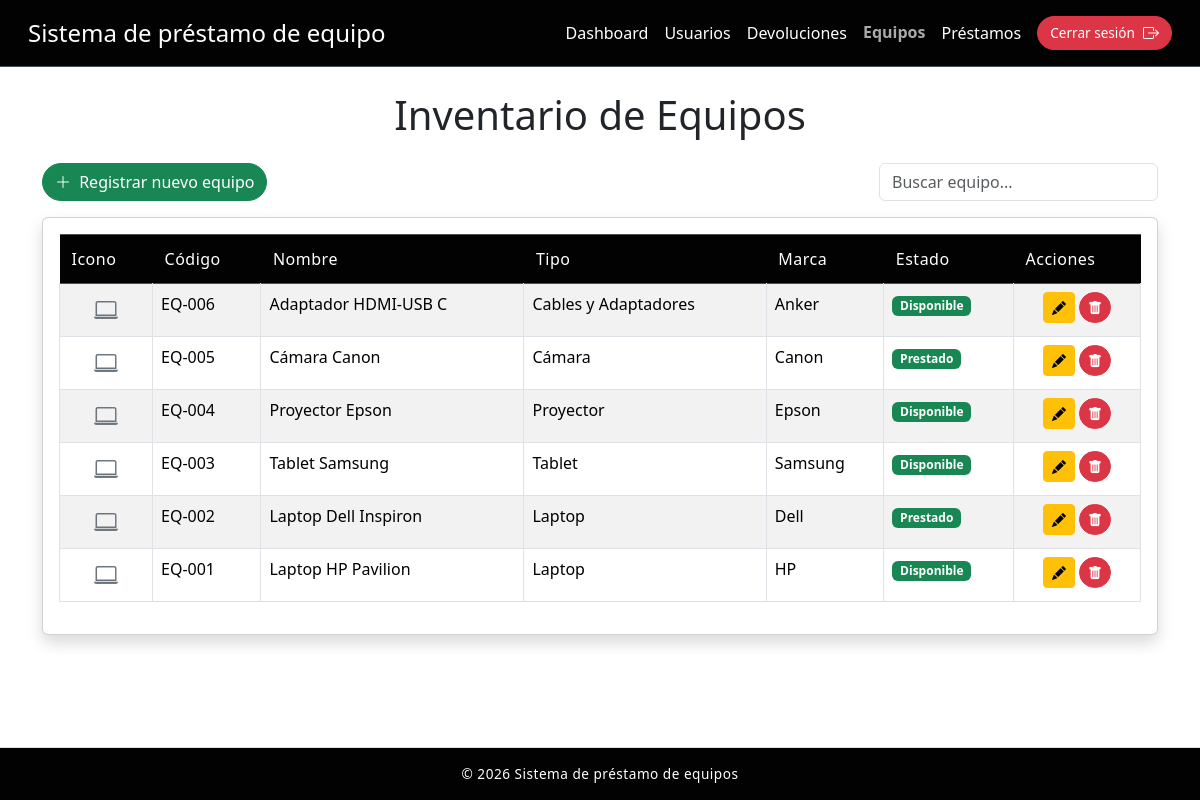
The app's page /index.php?action=equipos (signed in), older data.
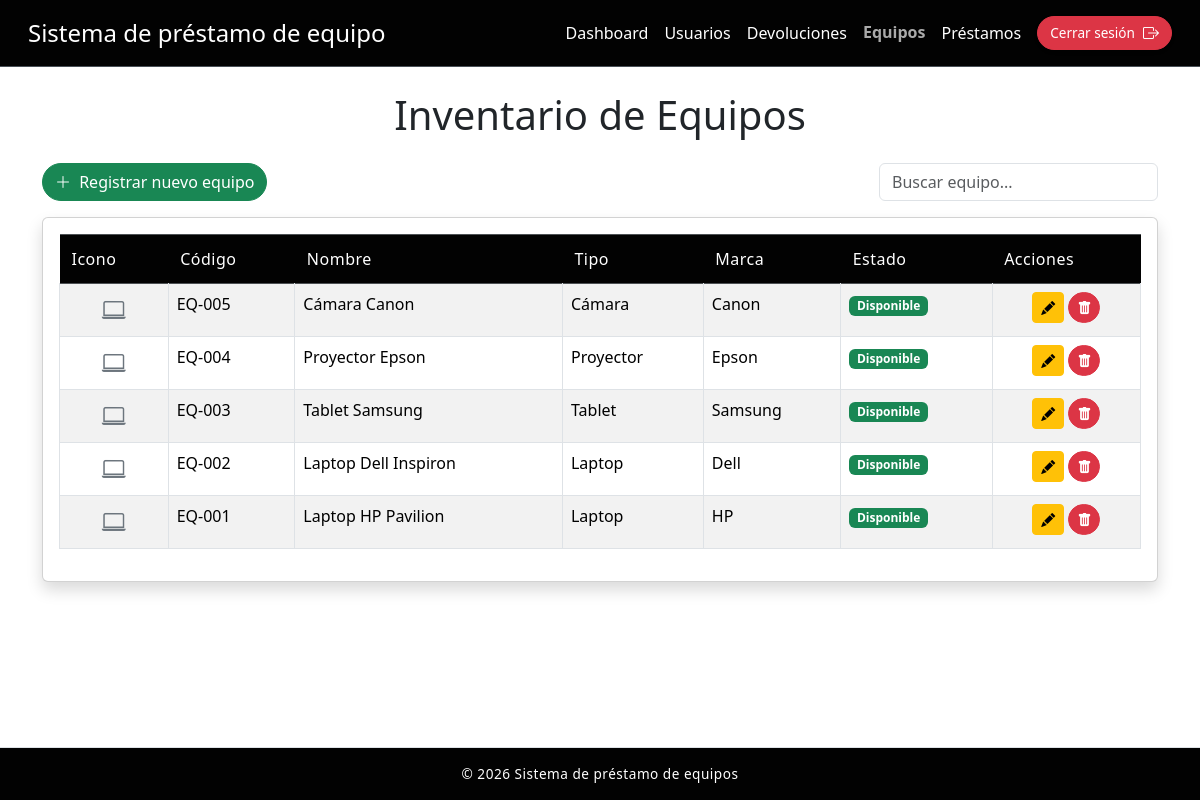
The same page, newer data.
### tables this page shows
CREATE TABLE Equipos_Inventario (
    id_equipo         INT          NOT NULL AUTO_INCREMENT,
    codigo_inventario VARCHAR(50)  NOT NULL UNIQUE,
    nombre            VARCHAR(50)  NOT NULL,
    marca             VARCHAR(50),
    marcamodelo       VARCHAR(50),
    numero_serie      VARCHAR(50),
    id_categoria      INT          NOT NULL,
    estado            VARCHAR(50)  NOT NULL DEFAULT 'disponible',
    PRIMARY KEY (id_equipo),
    CONSTRAINT fk_equipo_categoria FOREIGN KEY (id_categoria) 
        REFERENCES Categoria (id_categoria)
);

CREATE TABLE Categoria (
    id_categoria INT          NOT NULL AUTO_INCREMENT,
    nombre       VARCHAR(50) NOT NULL,
    PRIMARY KEY (id_categoria)
);

### controllers/EquipoController.php (called while the page is built, shortened)
<?php
require_once __DIR__ . '/../models/EquipoModel.php';
class EquipoController {
    private EquipoModel $model;
    public function __construct() {
        $this->model = new EquipoModel();
    }
    public function index(): void {
        $equipos = $this->model->obtenerTodos();
        require __DIR__ . '/../views/equipos.php';
    }
}

### config/database.php (called while the page is built, shortened)
<?php
class Database {
    private $host = "db";
    private $db   = "prestamos_db";
    private $user = "appuser";
    private $pass = "apppass";
    public function connect() {
        $conn = new mysqli($this->host, $this->user, $this->pass, $this->db);
        return $conn;
    }
}

### models/EquipoModel.php (called while the page is built, shortened)
<?php
require_once __DIR__ . '/../config/database.php';
class EquipoModel {
    private mysqli $conn;
    public function __construct() {
        $db = new Database();
        $this->conn = $db->connect();
    }
    public function obtenerTodos(): array {
        $sql = "SELECT
                    e.id_equipo,
                    e.codigo_inventario,
                    e.nombre,
                    e.marca,
                    e.marcamodelo,
                    e.numero_serie,
                    e.estado,
                    c.id_categoria,
                    c.nombre AS categoria
                FROM Equipos_Inventario e
                INNER JOIN Categoria c ON e.id_categoria = c.id_categoria
                WHERE e.estado != 'inactivo'
                ORDER BY e.id_equipo DESC";
        $result = $this->conn->query($sql);
        return $result ? $result->fetch_all(MYSQLI_ASSOC) : [];
    }
}

### views/equipos.php (the view, shortened to what the changed rows need)
<!DOCTYPE html>
<html lang="es">
<head>
    <link rel="stylesheet" href="public/css/styles.css">
    <link href="https://cdn.jsdelivr.net/npm/bootstrap@5.3.2/dist/css/bootstrap.min.css" rel="stylesheet">
    <link href="https://cdn.jsdelivr.net/npm/bootstrap-icons@1.11.3/font/bootstrap-icons.css" rel="stylesheet">
</head>
<body>
<header>
    <nav class="navbar bg-dark border-bottom border-body p-3" data-bs-theme="dark">
        <div class="container-fluid d-flex justify-content-between align-items-center">
            <h1 class="h4 text-white m-0">Sistema de préstamo de equipo</h1>
        </div>
    </nav>
</header>
<main class="container mt-4">
    <h1 class="text-center mb-4">Inventario de Equipos</h1>
    <div class="card shadow">
        <div class="card-body">
            <div class="table-responsive">
                <table class="table table-striped table-bordered">
                    <thead class="table-dark">
                        <tr>
                            <th>Icono</th>
                            <th>Código</th>
                            <th>Nombre</th>
                            <th>Tipo</th>
                            <th>Marca</th>
                            <th>Estado</th>
                            <th>Acciones</th>
                        </tr>
                    </thead>
                    <tbody id="tablaEquipos">
                        <?php if (empty($equipos)): ?>
                            <tr><td colspan="7" class="text-center py-4">No hay equipos registrados.</td></tr>
                        <?php else: ?>
                            <?php foreach ($equipos as $equipo): ?>
                            <tr>
                                <td class="text-center">
                                    <i class="bi bi-laptop fs-4 text-secondary"></i>
                                </td>
                                <td><?= htmlspecialchars($equipo['codigo_inventario']) ?></td>
                                <td><?= htmlspecialchars($equipo['nombre']) ?></td>
                                <td><?= htmlspecialchars($equipo['categoria']) ?></td>
                                <td><?= htmlspecialchars($equipo['marca']) ?></td>
                                <td><span class="badge bg-success"><?= ucfirst($equipo['estado']) ?></span></td>
                                <td class="text-center">
                                    <a href="index.php?action=editar_equipo&id=<?= $equipo['id_equipo'] ?>" class="btn btn-sm btn-warning">
                                        <i class="bi bi-pencil-fill"></i>
                                    </a>
                                    <form method="POST" action="index.php?action=eliminar_equipo" style="display:inline;" onsubmit="return confirm('¿Desactivar equipo?')">
                                        <button type="submit" class="btn btn-sm btn-danger">
                                            <i class="bi bi-trash-fill"></i>
                                        </button>
                                    </form>
                                </td>
                            </tr>
                            <?php endforeach; ?>
                        <?php endif; ?>
                    </tbody>
                </table>
            </div>
        </div>
    </div>
</main>
</body>
</html>

Row changes from the older to the newer data that the page shows:
removed equipos_inventario: codigo_inventario "EQ-006", nombre "Adaptador HDMI-USB C", id_categoria.nombre "Cables y Adaptadores", marca "Anker", estado "Disponible"
changed equipos_inventario "EQ-005": estado "Prestado" → "Disponible"
changed equipos_inventario "EQ-002": estado "Prestado" → "Disponible"
